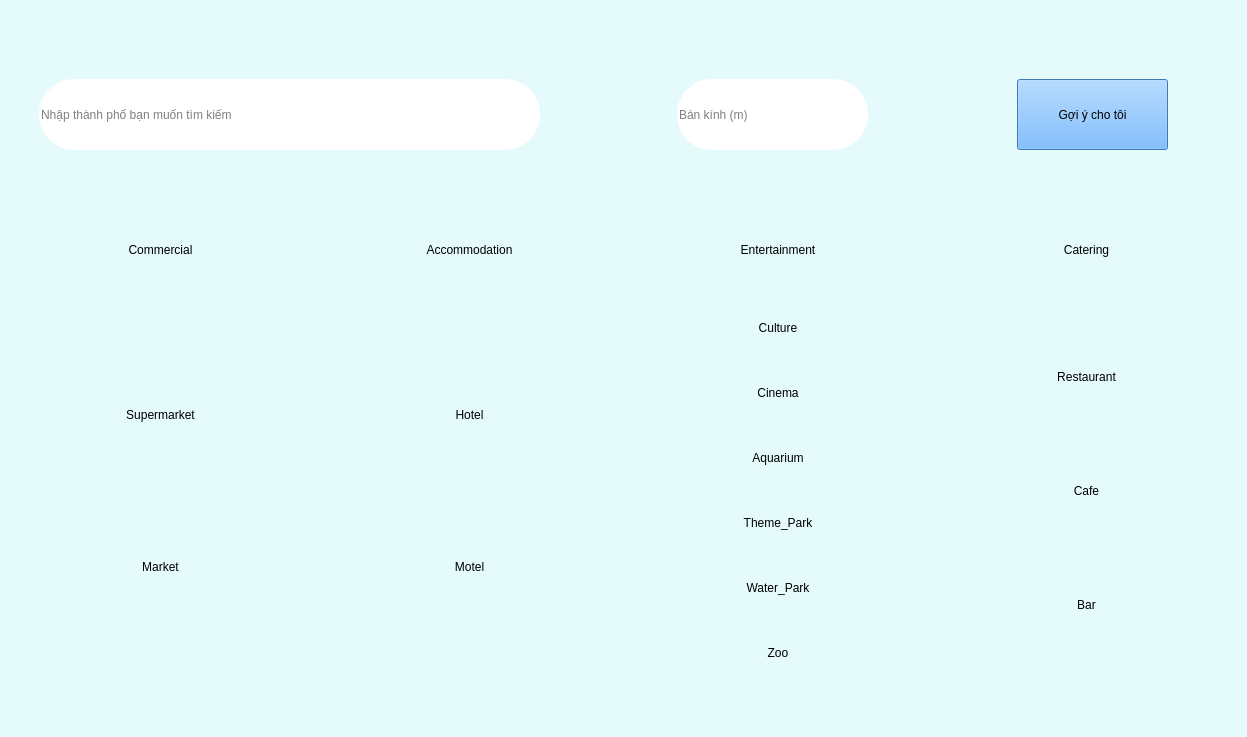
<?xml version="1.0" encoding="UTF-8"?>
<ui version="4.0">
 <class>MainWindow</class>
 <widget class="QMainWindow" name="MainWindow">
  <property name="geometry">
   <rect>
    <x>0</x>
    <y>0</y>
    <width>1247</width>
    <height>737</height>
   </rect>
  </property>
  <property name="windowTitle">
   <string>MainWindow</string>
  </property>
  <property name="styleSheet">
   <string notr="true">background-color: rgb(228, 250, 251)</string>
  </property>
  <widget class="QWidget" name="centralwidget">
   <layout class="QGridLayout" name="gridLayout">
    <item row="0" column="2" colspan="2">
     <widget class="QWidget" name="widget_4" native="true">
      <widget class="QLineEdit" name="lineEdit_3">
       <property name="geometry">
        <rect>
         <x>50</x>
         <y>70</y>
         <width>191</width>
         <height>71</height>
        </rect>
       </property>
       <property name="styleSheet">
        <string notr="true">background-color: rgb(255, 255, 255);
font: 16pt &quot;Calibri&quot;;
border-radius: 35px</string>
       </property>
       <property name="text">
        <string/>
       </property>
       <property name="maxLength">
        <number>169</number>
       </property>
       <property name="placeholderText">
        <string>Bán kính (m)</string>
       </property>
      </widget>
      <widget class="QPushButton" name="pushButton">
       <property name="geometry">
        <rect>
         <x>390</x>
         <y>70</y>
         <width>151</width>
         <height>71</height>
        </rect>
       </property>
       <property name="autoFillBackground">
        <bool>false</bool>
       </property>
       <property name="styleSheet">
        <string notr="true">font: 75 italic 16pt &quot;Calibri&quot;;
background-color: rgb(85, 170, 255)</string>
       </property>
       <property name="text">
        <string>Gợi ý cho tôi</string>
       </property>
       <property name="autoDefault">
        <bool>false</bool>
       </property>
       <property name="flat">
        <bool>false</bool>
       </property>
      </widget>
     </widget>
    </item>
    <item row="0" column="0" colspan="2">
     <widget class="QWidget" name="widget" native="true">
      <widget class="QLineEdit" name="lineEdit">
       <property name="geometry">
        <rect>
         <x>30</x>
         <y>70</y>
         <width>501</width>
         <height>71</height>
        </rect>
       </property>
       <property name="styleSheet">
        <string notr="true">background-color: rgb(255, 255, 255);
font: 16pt &quot;Calibri&quot;;
border-radius: 35px</string>
       </property>
       <property name="text">
        <string/>
       </property>
       <property name="maxLength">
        <number>169</number>
       </property>
       <property name="placeholderText">
        <string>Nhập thành phố bạn muốn tìm kiếm</string>
       </property>
      </widget>
     </widget>
    </item>
    <item row="2" column="1" rowspan="2">
     <layout class="QVBoxLayout" name="verticalLayout_5">
      <item>
       <widget class="QPushButton" name="pushButton_14">
        <property name="styleSheet">
         <string notr="true">QPushButton {
    background-color: transparent;
    border: none;
    color: black;
	font: 12pt &quot;Calibri&quot;;
}
QPushButton:hover {
    text-decoration: underline;
}
QPushButton:checked {
    color: gray;
}</string>
        </property>
        <property name="text">
         <string>Hotel</string>
        </property>
        <property name="checkable">
         <bool>true</bool>
        </property>
        <property name="flat">
         <bool>true</bool>
        </property>
       </widget>
      </item>
      <item>
       <widget class="QPushButton" name="pushButton_15">
        <property name="styleSheet">
         <string notr="true">QPushButton {
    background-color: transparent;
    border: none;
    color: black;
	font: 12pt &quot;Calibri&quot;;
}
QPushButton:hover {
    text-decoration: underline;
}
QPushButton:checked {
    color: gray;
}</string>
        </property>
        <property name="text">
         <string>Motel</string>
        </property>
        <property name="checkable">
         <bool>true</bool>
        </property>
        <property name="flat">
         <bool>true</bool>
        </property>
       </widget>
      </item>
     </layout>
    </item>
    <item row="1" column="0">
     <widget class="QLabel" name="label_6">
      <property name="layoutDirection">
       <enum>Qt::LeftToRight</enum>
      </property>
      <property name="styleSheet">
       <string notr="true">background-color: transparent;

font: 75 20pt &quot;Calibri&quot;;</string>
      </property>
      <property name="text">
       <string>Commercial</string>
      </property>
      <property name="alignment">
       <set>Qt::AlignCenter</set>
      </property>
     </widget>
    </item>
    <item row="1" column="1">
     <widget class="QLabel" name="label_5">
      <property name="minimumSize">
       <size>
        <width>30</width>
        <height>40</height>
       </size>
      </property>
      <property name="maximumSize">
       <size>
        <width>16777215</width>
        <height>40</height>
       </size>
      </property>
      <property name="styleSheet">
       <string notr="true">background-color: transparent;

font: 75 20pt &quot;Calibri&quot;;</string>
      </property>
      <property name="text">
       <string>Accommodation</string>
      </property>
      <property name="alignment">
       <set>Qt::AlignCenter</set>
      </property>
     </widget>
    </item>
    <item row="1" column="2">
     <widget class="QLabel" name="label_7">
      <property name="minimumSize">
       <size>
        <width>30</width>
        <height>40</height>
       </size>
      </property>
      <property name="maximumSize">
       <size>
        <width>16777215</width>
        <height>40</height>
       </size>
      </property>
      <property name="styleSheet">
       <string notr="true">background-color: transparent;

font: 75 20pt &quot;Calibri&quot;;</string>
      </property>
      <property name="text">
       <string>Entertainment</string>
      </property>
      <property name="alignment">
       <set>Qt::AlignCenter</set>
      </property>
     </widget>
    </item>
    <item row="1" column="3">
     <widget class="QLabel" name="label_8">
      <property name="minimumSize">
       <size>
        <width>30</width>
        <height>40</height>
       </size>
      </property>
      <property name="maximumSize">
       <size>
        <width>16777215</width>
        <height>40</height>
       </size>
      </property>
      <property name="styleSheet">
       <string notr="true">background-color: transparent;

font: 75 20pt &quot;Calibri&quot;;</string>
      </property>
      <property name="text">
       <string>Catering</string>
      </property>
      <property name="alignment">
       <set>Qt::AlignCenter</set>
      </property>
     </widget>
    </item>
    <item row="2" column="0" rowspan="2">
     <layout class="QVBoxLayout" name="verticalLayout_6">
      <item>
       <widget class="QPushButton" name="pushButton_20">
        <property name="styleSheet">
         <string notr="true">QPushButton {
    background-color: transparent;
    border: none;
    color: black;
	font: 12pt &quot;Calibri&quot;;
}

QPushButton:checked {
    color: gray;
}
QPushButton:hover {
    text-decoration: underline;
}</string>
        </property>
        <property name="text">
         <string>Supermarket</string>
        </property>
        <property name="checkable">
         <bool>true</bool>
        </property>
        <property name="flat">
         <bool>true</bool>
        </property>
       </widget>
      </item>
      <item>
       <widget class="QPushButton" name="pushButton_21">
        <property name="styleSheet">
         <string notr="true">QPushButton {
    background-color: transparent;
    border: none;
    color: black;
	font: 12pt &quot;Calibri&quot;;
}

QPushButton:checked {
    color: gray;
}
QPushButton:hover {
    text-decoration: underline;
}</string>
        </property>
        <property name="text">
         <string>Market</string>
        </property>
        <property name="checkable">
         <bool>true</bool>
        </property>
        <property name="flat">
         <bool>true</bool>
        </property>
       </widget>
      </item>
     </layout>
    </item>
    <item row="2" column="2" rowspan="2">
     <layout class="QVBoxLayout" name="verticalLayout_7">
      <item>
       <widget class="QPushButton" name="pushButton_26">
        <property name="styleSheet">
         <string notr="true">QPushButton {
    background-color: transparent;
    border: none;
    color: black;
	font: 12pt &quot;Calibri&quot;;
}
QPushButton:hover {
    text-decoration: underline;
}
QPushButton:checked {
    color: gray;
}</string>
        </property>
        <property name="text">
         <string>Culture</string>
        </property>
        <property name="checkable">
         <bool>true</bool>
        </property>
        <property name="flat">
         <bool>true</bool>
        </property>
       </widget>
      </item>
      <item>
       <widget class="QPushButton" name="pushButton_27">
        <property name="styleSheet">
         <string notr="true">QPushButton {
    background-color: transparent;
    border: none;
    color: black;
	font: 12pt &quot;Calibri&quot;;
}
QPushButton:hover {
    text-decoration: underline;
}
QPushButton:checked {
    color: gray;
}</string>
        </property>
        <property name="text">
         <string>Cinema</string>
        </property>
        <property name="checkable">
         <bool>true</bool>
        </property>
        <property name="flat">
         <bool>true</bool>
        </property>
       </widget>
      </item>
      <item>
       <widget class="QPushButton" name="pushButton_28">
        <property name="styleSheet">
         <string notr="true">QPushButton {
    background-color: transparent;
    border: none;
    color: black;
	font: 12pt &quot;Calibri&quot;;
}
QPushButton:hover {
    text-decoration: underline;
}
QPushButton:checked {
    color: gray;
}</string>
        </property>
        <property name="text">
         <string>Aquarium</string>
        </property>
        <property name="checkable">
         <bool>false</bool>
        </property>
        <property name="flat">
         <bool>true</bool>
        </property>
       </widget>
      </item>
      <item>
       <widget class="QPushButton" name="pushButton_29">
        <property name="styleSheet">
         <string notr="true">QPushButton {
    background-color: transparent;
    border: none;
    color: black;
	font: 12pt &quot;Calibri&quot;;
}
QPushButton:hover {
    text-decoration: underline;
}
QPushButton:checked {
    color: gray;
}</string>
        </property>
        <property name="text">
         <string>Theme_Park</string>
        </property>
        <property name="checkable">
         <bool>true</bool>
        </property>
        <property name="flat">
         <bool>true</bool>
        </property>
       </widget>
      </item>
      <item>
       <widget class="QPushButton" name="pushButton_30">
        <property name="styleSheet">
         <string notr="true">QPushButton {
    background-color: transparent;
    border: none;
    color: black;
	font: 12pt &quot;Calibri&quot;;
}
QPushButton:hover {
    text-decoration: underline;
}
QPushButton:checked {
    color: gray;
}</string>
        </property>
        <property name="text">
         <string>Water_Park</string>
        </property>
        <property name="checkable">
         <bool>true</bool>
        </property>
        <property name="flat">
         <bool>true</bool>
        </property>
       </widget>
      </item>
      <item>
       <widget class="QPushButton" name="pushButton_31">
        <property name="styleSheet">
         <string notr="true">QPushButton {
    background-color: transparent;
    border: none;
    color: black;
	font: 12pt &quot;Calibri&quot;;
}
QPushButton:hover {
    text-decoration: underline;
}
QPushButton:checked {
    color: gray;
}</string>
        </property>
        <property name="text">
         <string>Zoo</string>
        </property>
        <property name="checkable">
         <bool>true</bool>
        </property>
        <property name="flat">
         <bool>true</bool>
        </property>
       </widget>
      </item>
     </layout>
    </item>
    <item row="2" column="3" rowspan="2">
     <layout class="QVBoxLayout" name="verticalLayout_8">
      <item>
       <widget class="QPushButton" name="pushButton_16">
        <property name="styleSheet">
         <string notr="true">QPushButton {
    background-color: transparent;
    border: none;
    color: black;
	font: 12pt &quot;Calibri&quot;;
}
QPushButton:hover {
    text-decoration: underline;
}
QPushButton:checked {
    color: gray;
}</string>
        </property>
        <property name="text">
         <string>Restaurant</string>
        </property>
        <property name="checkable">
         <bool>true</bool>
        </property>
        <property name="flat">
         <bool>true</bool>
        </property>
       </widget>
      </item>
      <item>
       <widget class="QPushButton" name="pushButton_17">
        <property name="styleSheet">
         <string notr="true">QPushButton {
    background-color: transparent;
    border: none;
    color: black;
	font: 12pt &quot;Calibri&quot;;
}
QPushButton:hover {
    text-decoration: underline;
}
QPushButton:checked {
    color: gray;
}</string>
        </property>
        <property name="text">
         <string>Cafe</string>
        </property>
        <property name="checkable">
         <bool>true</bool>
        </property>
        <property name="flat">
         <bool>true</bool>
        </property>
       </widget>
      </item>
      <item>
       <widget class="QPushButton" name="pushButton_18">
        <property name="styleSheet">
         <string notr="true">QPushButton {
    background-color: transparent;
    border: none;
    color: black;
	font: 12pt &quot;Calibri&quot;;
}
QPushButton:hover {
    text-decoration: underline;
}
QPushButton:checked {
    color: gray;
}</string>
        </property>
        <property name="text">
         <string>Bar</string>
        </property>
        <property name="checkable">
         <bool>true</bool>
        </property>
        <property name="flat">
         <bool>true</bool>
        </property>
       </widget>
      </item>
     </layout>
    </item>
   </layout>
  </widget>
  <widget class="QStatusBar" name="statusbar"/>
 </widget>
 <resources/>
 <connections/>
</ui>
